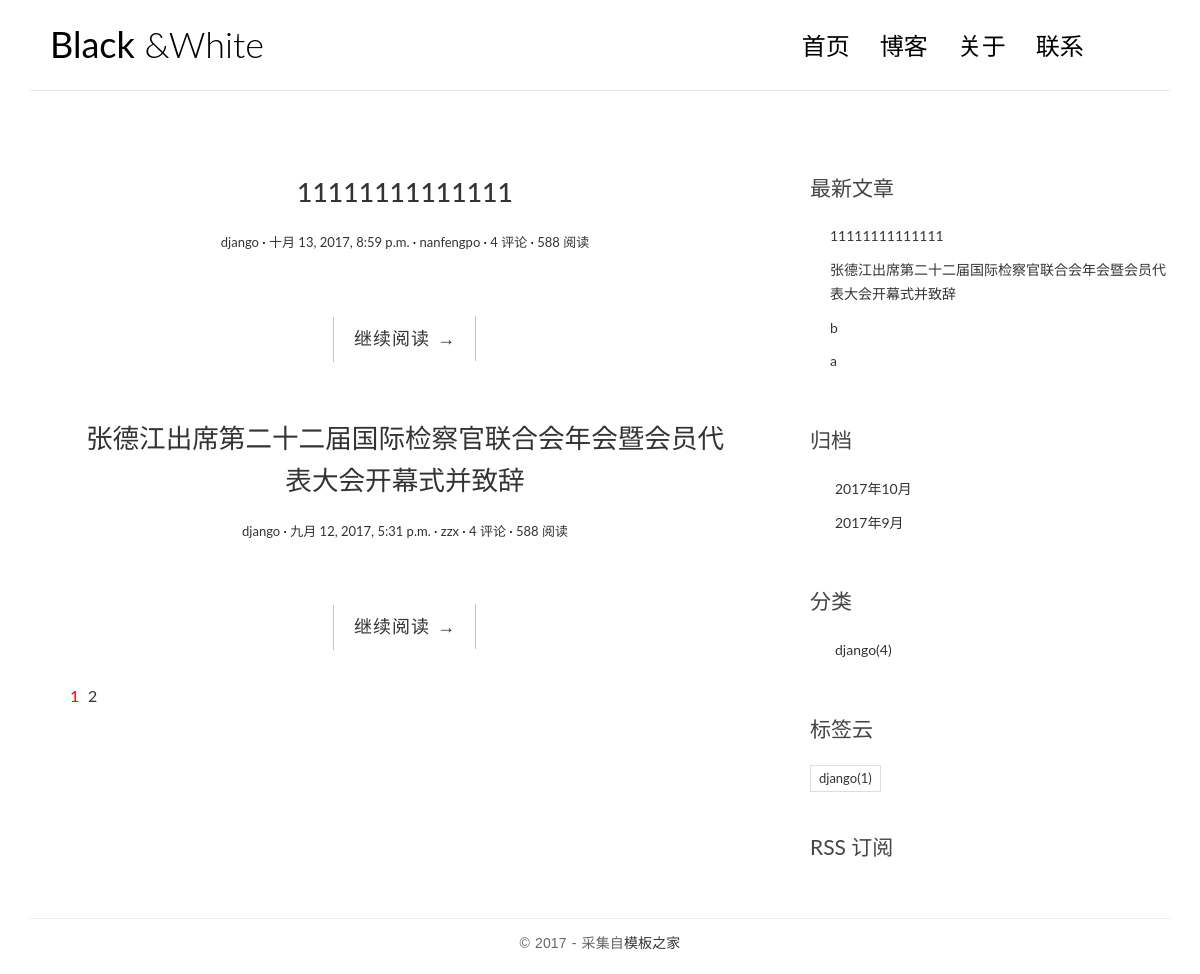
/, run on an earlier commit of the app's database.
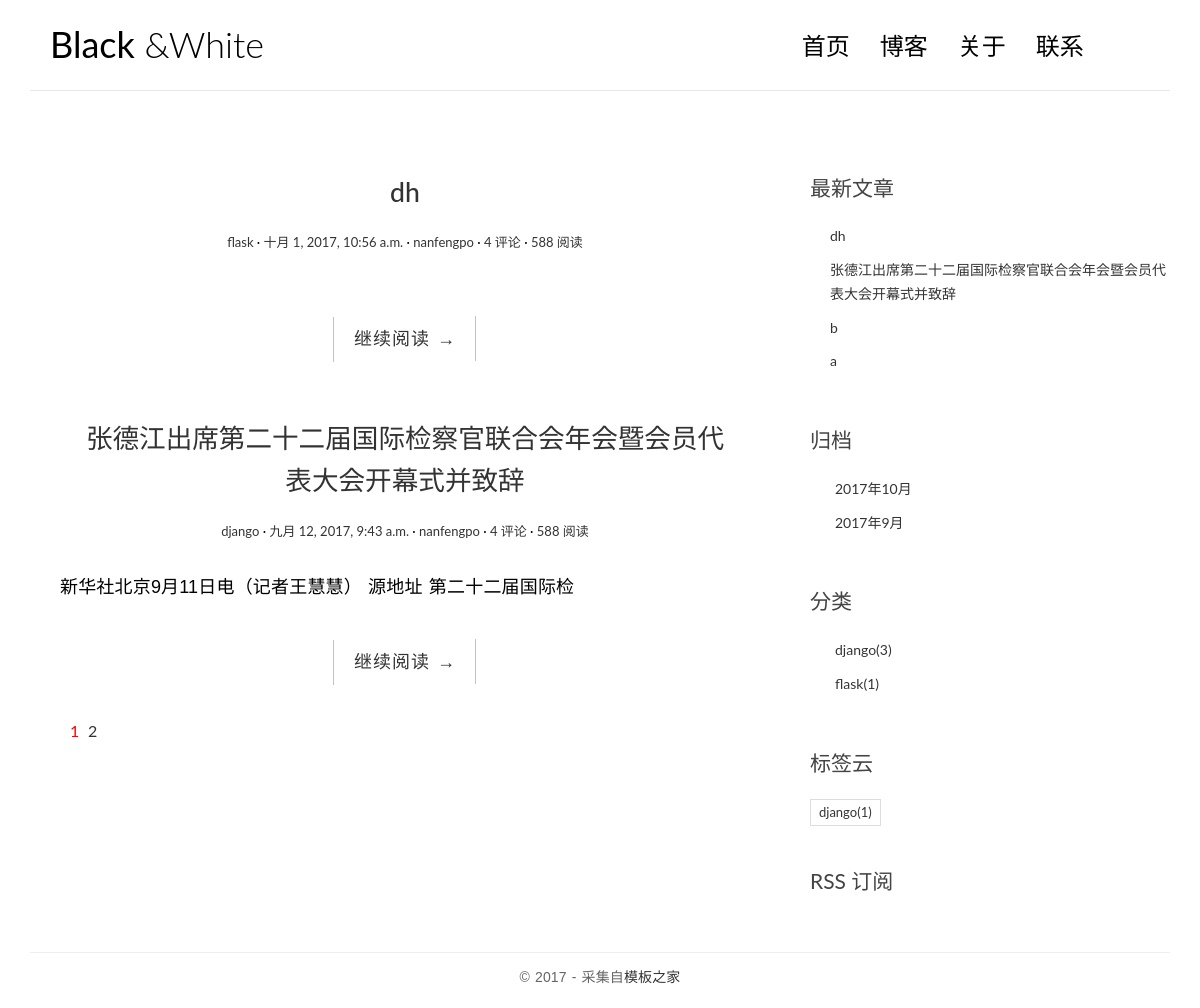
And on a later commit of the database.
### blog/models.py (models this page shows, shortened)
class Post(models.Model):
    title = models.CharField(max_length=64)
    body = models.TextField()
    created_time = models.DateTimeField()
    modified_time = models.DateTimeField()
    views = models.IntegerField(default=0)
    excerpt = models.CharField(max_length=256,blank=True)
    category = models.ForeignKey(Category)
    tags = models.ManyToManyField(Tag,blank=True)
    author = models.ForeignKey(User)
    class Meta:
        ordering = ['-created_time', '-modified_time']
    def get_absolute_url(self):
        return reverse('blog:detail',kwargs={'pk':self.pk})

class Category(models.Model):
    name = models.CharField(max_length=64)

class Tag(models.Model):
    name = models.CharField(max_length=64)

### blog/views.py (the view, shortened to what this page needs)
# urls.py: url(r'^$',views.IndexView.as_view(),name='index'),
class IndexView(ListView):
    model = Post
    template_name = 'blog/index.html'
    context_object_name = 'post_list'
    paginate_by = 2
    def pagination_data(self, paginator, page, is_paginated):
        if not is_paginated:
            return {}
        more_pages = 2
        first = False
        left_has_more = False
        left = []
        page_number = page.number
        right = []
        right_has_more = False
        last = False
        total_pages = paginator.num_pages
        page_range = paginator.page_range
        if page_number == 1:
            right = page_range[page_number:page_number+more_pages]
            if right[-1]<total_pages-1:
                right_has_more = True
            if right[-1]<total_pages:
                last = True
        data = {
            'left': left,
            'right': right,
            'left_has_more':left_has_more,
            'right_has_more': right_has_more,
            'first': first,
            'last': last,
        }
        return data
    def get_context_data(self, **kwargs):
        context = super().get_context_data(**kwargs)
        paginator = context.get('paginator')
        page = context.get('page_obj')
        is_paginated = context.get('is_paginated')
        context.update(self.pagination_data(paginator,page,is_paginated))
        return context

### blog/templatetags/blog_tags.py (called while the page is built)
@register.simple_tag
def get_recent_posts(num=5):
    return Post.objects.all().order_by('-created_time')[:num]

@register.simple_tag
def archives():
    return Post.objects.dates('created_time','month',order='DESC')

@register.simple_tag
def get_categories():
    return Category.objects.annotate(
        num_post = Count('post')
    ).filter(num_post__gt=0)

@register.simple_tag
def get_tags():
    return Tag.objects.annotate(
        num_posts=Count('post')
    ).filter(num_posts__gt=0)

### templates/blog/index.html (shortened to what this page needs)
{% extends 'blog/base.html' %}
{% block main %}
{% for post in post_list %}
<article class="post post-{{ post.pk }}">
    <header class="entry-header">
        <h1 class="entry-title">
            <a href="{{ post.get_absolute_url }}">{{ post.title }}</a>
        </h1>
        <div class="entry-meta">
            <span class="post-category"><a href="#">{{ post.category.name }}</a></span>
            <span class="post-date"><a href="#"><time class="entry-date" datetime="{{ post.created_time }}">{{ post.created_time }}</time></a></span>
            <span class="post-author"><a href="#">{{ post.author }}</a></span>
            <span class="comments-link"><a href="#">4 评论</a></span>
            <span class="views-count"><a href="#">588 阅读</a></span>
        </div>
    </header>
    <div class="entry-content clearfix">
        <p>{{ post.excerpt }}</p>
        <div class="read-more cl-effect-14">
            <a href="{{ post.get_absolute_url }}" class="more-link">继续阅读 <span class="meta-nav">→</span></a>
        </div>
    </div>
</article>
{% empty %}
<div class="no-post">暂时还没有发布的文章！</div>
{% endfor %}
{% if is_paginated %}
    <div class="pagination">
        <ul>
            <li class="current">
                <a href="?page={{page_obj.number}}">{{page_obj.number}}</a>
            </li>
            {% if right%}
                {% for i in right %}
                    <li>
                        <a href="?page={{i}}">{{i}}</a>
                    </li>
                {% endfor %}
            {% endif %}
        </ul>
    </div>
{% endif %}
{% endblock main %}

### templates/blog/base.html (shortened to what this page needs)
{% load staticfiles %}
{% load blog_tags %}
<html>
<head>
    <link rel="stylesheet" href="{% static 'blog/css/bootstrap.min.css' %}">
    <link rel="stylesheet" href="{% static 'blog/css/custom.css' %}">
    <link rel="stylesheet" href="{% static 'blog/css/pace.css' %}">
    <link rel="stylesheet" href="{% static 'blog/css/highlights/github.css' %}">
    <link rel="stylesheet" href="http://code.ionicframework.com/ionicons/2.0.1/css/ionicons.min.css">
</head>
<body>
<div class="container">
    <header id="site-header">
        <div class="row">
            <div class="col-md-4 col-sm-5 col-xs-8">
                <div class="logo">
                    <h1><a href="{% url 'blog:index' %}"><b>Black</b> &amp;White</a></h1>
                </div>
            </div>
            <div class="col-md-8 col-sm-7 col-xs-4">
                <nav class="main-nav" role="navigation">
                    <div class="collapse navbar-collapse" id="bsexample-navbar-collapse-1">
                        <ul class="nav navbar-nav navbar-right">
                            <li class="cl-effect-11"><a href="index.html" data-hover="首页">首页</a></li>
                            <li class="cl-effect-11"><a href="fullwidth.html" data-hover="博客">博客</a></li>
                            <li class="cl-effect-11"><a href="about.html" data-hover="关于">关于</a></li>
                            <li class="cl-effect-11"><a href="contact.html" data-hover="联系">联系</a></li>
                        </ul>
                    </div>
                </nav>
            </div>
        </div>
    </header>
</div>
<div class="content-body">
    <div class="container">
        <div class="row">
            <main class="col-md-8">
                {% block main %}
                {% endblock %}
            </main>
            <aside class="col-md-4">
                <div class="widget widget-recent-posts">
                    <h3 class="widget-title">最新文章</h3>
                    {% get_recent_posts as recent_post_list %}
                    <ul>
                        {% for post in recent_post_list %}
                            <li>
                                <a href="{{ post.get_absolute_url }}">{{post.title}}</a>
                            </li>
                        {% endfor %}
                    </ul>
                </div>
                <div class="widget widget-archives">
                    <h3 class="widget-title">归档</h3>
                    {% archives as date_list %}
                    <ul>
                        {% for date in date_list %}
                        <li>
                            <a href="{% url 'blog:archives' date.year date.month%}">{{date.year}}年{{date.month}}月</a>
                        </li>
                        {% empty %}
                        没有归档
                        {% endfor %}
                    </ul>
                </div>
                <div class="widget widget-category">
                    <h3 class="widget-title">分类</h3>
                    {% get_categories as category_list %}
                    <ul>
                        {% for category in category_list %}
                            <li>
                                <a href="{% url 'blog:category' category.pk %}">{{ category.name }}<span class="post-count">({{category.num_post}})</span></a>
                            </li>
                        {% empty %}
                            没有分类
                        {% endfor %}
                    </ul>
                </div>
                <div class="widget widget-tag-cloud">
                    <h3 class="widget-title">标签云</h3>
                    {% get_tags as tag_list %}
                    <ul>
                        {% for tag in tag_list %}
                        <li>
                            <a href="{% url 'blog:tag' tag.pk %}">{{tag.name}}<sapn>({{tag.num_posts}})</sapn></a>
                        </li>
                        {% empty %}
                        没有标签
                        {% endfor %}
                    </ul>
                </div>
                <div class="rss">
                    <a href="{% url 'rss' %}"> RSS 订阅</a>
                </div>
            </aside>
        </div>
    </div>
</div>
<footer id="site-footer">
    <div class="container">
        <div class="row">
            <div class="col-md-12">
                <p class="copyright">&copy 2017 - 采集自<a href="http://www.cssmoban.com/" target="_blank" title="模板之家">模板之家</a></p>
            </div>
        </div>
    </div>
</footer>
</body>
</html>

### blog/static/blog/css/custom.css (style rules this page uses)
* { outline: none; }
h1, h2, h3, h4, h5, h6 { margin-top: 0; }
b { font-weight: 400; }
a { color: #333; }
body { color: #444; font-family: 'Lato', sans-serif; }
p { font-family: 'Ubuntu', sans-serif; font-weight: 400; word-spacing: 1px; letter-spacing: 0.01em; }
#site-header { background-color: #FFF; padding: 25px 20px; margin-bottom: 40px; border-bottom: 1px solid #e7e7e7; }
.logo h1 a { color: #000; }
.logo h1 { margin: 0; font-family: 'Lato', sans-serif; font-weight: 300; }
.main-nav { margin-top: 11px; max-width: 95%; }
.main-nav a { color: #000000 !important; padding: 0 0 5px 0 !important; margin-right: 30px; font-family: 'Lato', sans-serif; font-weight: 300; font-size: 24px; }
.cl-effect-11 a { padding: 10px 0; color: #0972b4; text-shadow: none; }
.cl-effect-11 a::before { position: absolute; top: 0; left: 0; overflow: hidden; padding: 0 0 5px 0 !important; max-width: 0; border-bottom: 1px solid #000; color: #000; content: attr(data-hover); white-space: nowrap; -webkit-transition: max-width 0.5s; -moz-transition: max-width 0.5s; transition: max-width 0.5s; }
.content-body { padding-bottom: 4em; }
.post { background: #fff; padding: 30px 30px 0; }
.entry-title { text-align: center; font-size: 1.9em; margin-bottom: 20px; line-height: 1.6; padding: 10px 20px 0; }
.entry-meta { text-align: center; color: #DDDDDD; font-size: 13px; margin-bottom: 30px; }
.entry-content { font-size: 18px; line-height: 1.9; font-weight: 300; color: #000; }
.post-category::after, .post-date::after, .post-author::after, .comments-link::after { content: ' ·'; color: #000; }
.read-more { font-family: 'Ubuntu', sans-serif; font-weight: 400; word-spacing: 1px; letter-spacing: 0.01em; text-align: center; margin-top: 20px; }
.cl-effect-14 a { padding: 0 20px; height: 45px; line-height: 45px; position: relative; display: inline-block; margin: 15px 25px; letter-spacing: 1px; font-weight: 400; text-shadow: 0 0 1px rgba(255, 255, 255, 0.3); }
.cl-effect-14 a::before, .cl-effect-14 a::after { position: absolute; width: 45px; height: 1px; background: #C3C3C3; content: ''; -webkit-transition: all 0.3s; -moz-transition: all 0.3s; transition: all 0.3s; pointer-events: none; }
.cl-effect-14 a::before { top: 0; left: 0; -webkit-transform: rotate(90deg); -moz-transform: rotate(90deg); transform: rotate(90deg); -webkit-transform-origin: 0 0; -moz-transform-origin: 0 0; transform-origin: 0 0; }
.cl-effect-14 a::after { right: 0; bottom: 0; -webkit-transform: rotate(90deg); -moz-transform: rotate(90deg); transform: rotate(90deg); -webkit-transform-origin: 100% 0; -moz-transform-origin: 100% 0; transform-origin: 100% 0; }
.widget { background: #fff; padding: 30px 0 0; }
.widget-title { font-size: 1.5em; margin-bottom: 20px; line-height: 1.6; padding: 10px 0 0; font-weight: 400; }
.widget-recent-posts ul { padding: 0; margin: 0; padding-left: 20px; }
.widget-recent-posts ul li { list-style-type: none; position: relative; line-height: 170%; margin-bottom: 10px; }
.widget-recent-posts ul li::before { content: '\f3d3'; font-family: "Ionicons"; position: absolute; left: -17px; top: 3px; font-size: 16px; color: #000; }
.widget-archives ul { padding: 0; margin: 0; padding-left: 25px; }
.widget-archives ul li { list-style-type: none; position: relative; line-height: 170%; margin-bottom: 10px; }
.widget-archives ul li::before { content: '\f3f3'; font-family: "Ionicons"; position: absolute; left: -25px; top: 1px; font-size: 16px; color: #000; }
.widget-category ul { padding: 0; margin: 0; padding-left: 25px; }
.widget-category ul li { list-style-type: none; position: relative; line-height: 170%; margin-bottom: 10px; }
.widget-category ul li::before { content: '\f3fe'; font-family: "Ionicons"; position: absolute; left: -25px; top: 1px; font-size: 18px; color: #000; }
.widget-tag-cloud ul { padding: 0; margin: 0; margin-right: -10px; }
.widget-tag-cloud ul li { list-style-type: none; font-size: 13px; display: inline-block; margin-right: 10px; margin-bottom: 10px; padding: 3px 8px; border: 1px solid #ddd; }
.rss { font-size: 21px; margin-top: 30px; }
.rss a { color: #444; }
#site-footer { padding-top: 10px; padding: 0 0 1.5em 0; }
.copyright { text-align: center; padding-top: 1em; margin: 0; border-top: 1px solid #eee; color: #666; }
.pagination ul { list-style: none; }
.pagination ul li { display: inline-block; font-size: 16px; margin-right: 5px; }
.current a { color: red; }

What changed in the data, as far as the page shows it:
removed Post: title "11111111111111", category.name "django", created_time "十月 13, 2017, 8:59 p.m.", author "nanfengpo"
added Post: title "dh", category.name "flask", created_time "十月 1, 2017, 10:56 a.m.", author "nanfengpo"
changed Post "张德江出席第二十二届国际检察官联合会年会暨会员代表大会开幕式并致辞": created_time "九月 12, 2017, 5:31 p.m." → "九月 12, 2017, 9:43 a.m."; author "zzx" → "nanfengpo"; excerpt (not shown) → "新华社北京9月11日电（记者王慧慧） 源地址 第二十二届国际检"
computed for Category "django": num_post "4" → "3"
now on this page (row unchanged): Category: name "flask", num_post "1"
